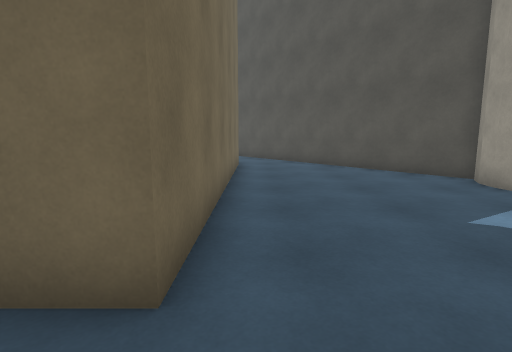
view 1 (above)

17 first-person views from a walk through a Unity game level. The camera is 1.3 m above the floor, tilts 8° down and sees 80° across. The floor is counted in squares, 1 m on a side. Each view is taken from the middle of a square. On the plan, view 1 faces up. The plan holds only what a view shows up to about 14 squares ahead; the rest is blank. The place goes on beyond the plan. Surface patterns are stand-ins for the level's own textures.

view 2
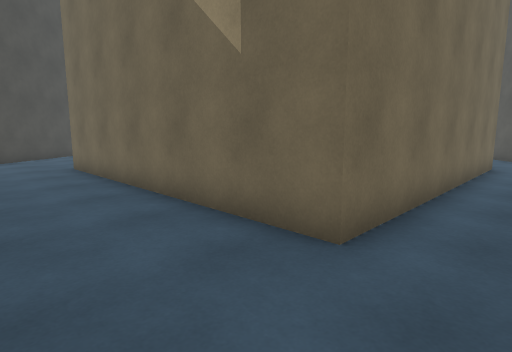

view 3
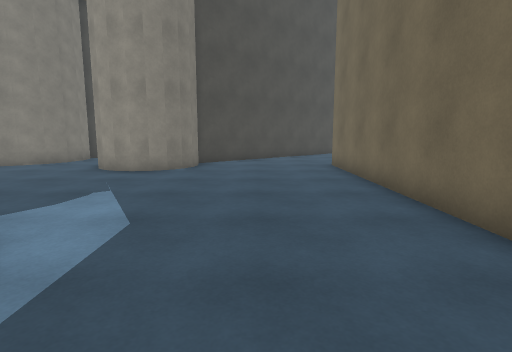

view 4
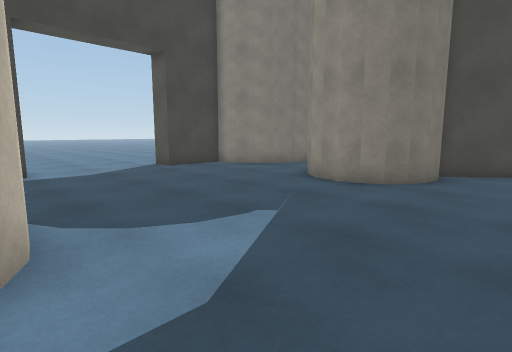

view 5
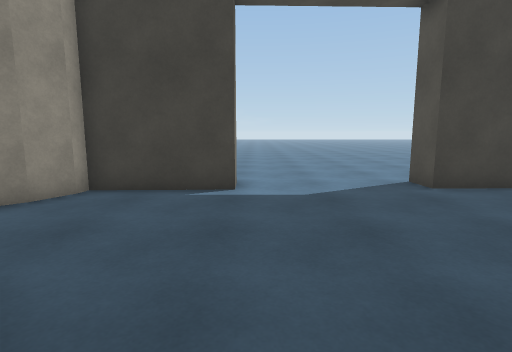

view 6
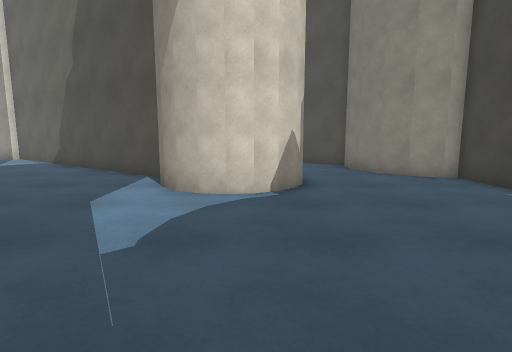

view 7
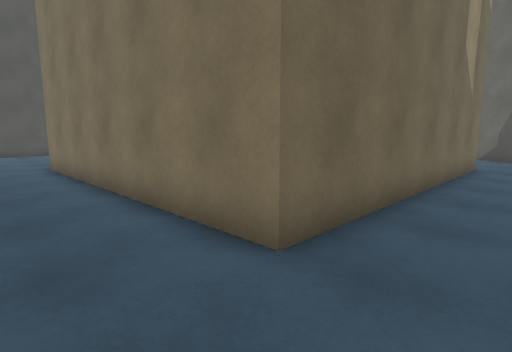

view 8
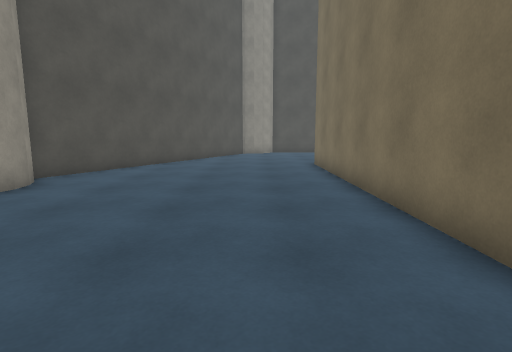

view 9
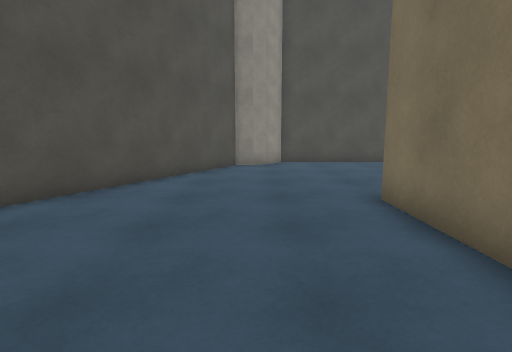

view 10
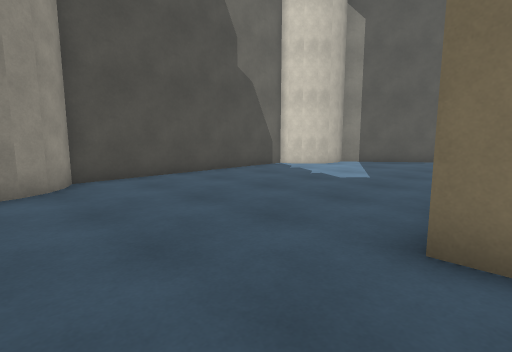

view 11
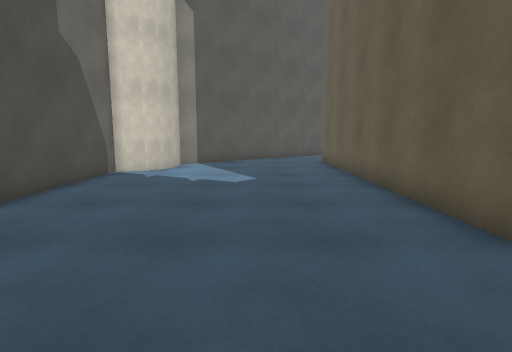

view 12
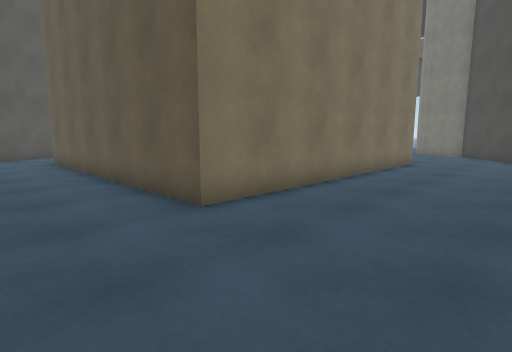

view 13
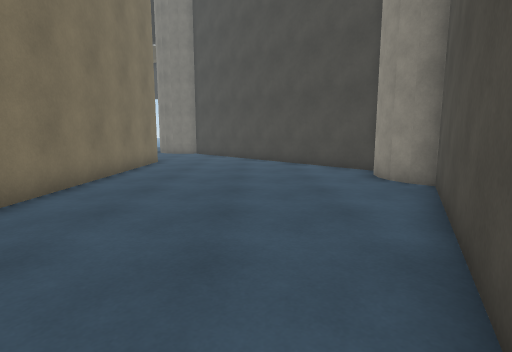

view 14
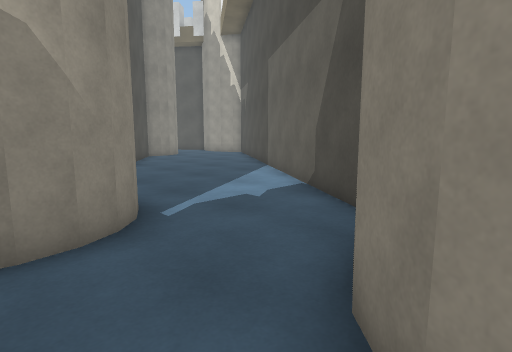

view 15
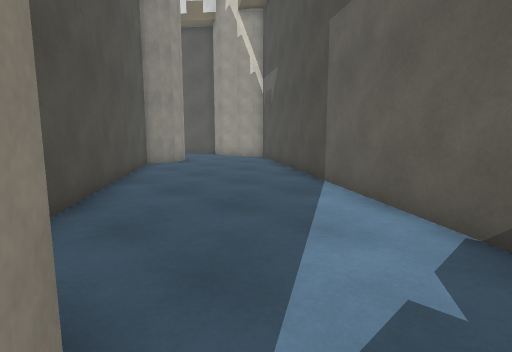

view 16
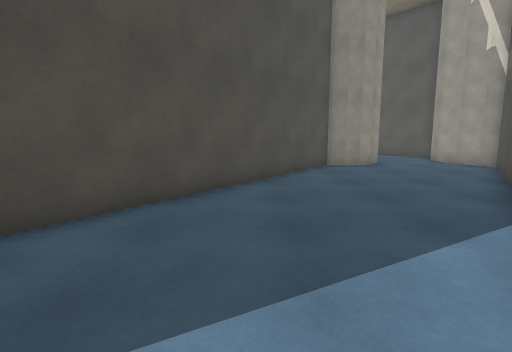

view 17
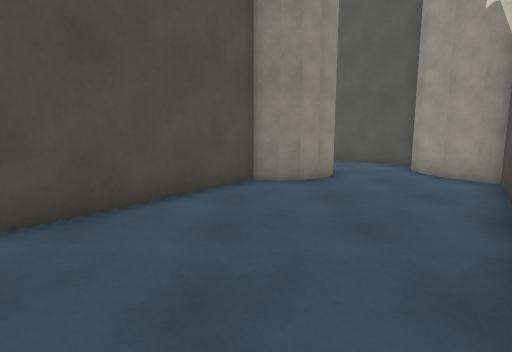

### Floor plan
Key: @ floor where view 1 was taken; # wall or solid block; . floor; B building.
Columns run from 20 left of view 1 to 13 right of it. Each row starts with its distance up from view 1.
 21        ##########
 20      ###........##
 19     ##...........###
 18     #..............#
 17    ##..............##
 16    #................#
 15   ##................
 14   #...................##
 13  ##......BBBBBBBBBBB...#
 12  #.......B         B...##
 11 ##.......B         B....##     ##
 10 #........B         B.....##    .##
  9 #........B         B......#   ...#
  8 #........B         B......#   ...#
  7 #........B         B......#  #...#
  6 #........B         B......####...#
  5 #........B         B......##.....#
  4 ##.......B         B.....##......#
  3  ##......B         B....##......##
  2   ##.....BBBBBBBBBBB....#......##
  1    ##..................##......#
  0       ..............@.##......##
 -1       #...............#......##
 -2       #..............##......#
 -3       ##............##......##
 -4        ####.......### .....##
 -5           #.......#   ....##
 -6           #.......# ##....#
 -7           #.......###....##
 -8         ................##
 -9        .................#
-10       ###............####
-11         ##..........##
-12          ####....####
-13             #....#
-14            ......
-15            .......
-16            .......
-17            .......

Where each view was taken, in squares from view 1:
view 1: 0 up, 0 right, facing up
view 2: 1 down, 1 right, facing up-left
view 3: 1 down, 1 right, facing left
view 4: 1 down, 2 left, facing down-left
view 5: 5 down, 4 left, facing down
view 6: 6 down, 9 left, facing right
view 7: 0 up, 14 left, facing up-right
view 8: 0 up, 14 left, facing up
view 9: 7 up, 14 left, facing up
view 10: 12 up, 15 left, facing up-right
view 11: 16 up, 15 left, facing right
view 12: 16 up, 16 left, facing down-right
view 13: 16 up, 16 left, facing down
view 14: 11 down, 1 left, facing up-right
view 15: 7 down, 1 right, facing up-right
view 16: 7 down, 4 right, facing up
view 17: 3 down, 7 right, facing up
